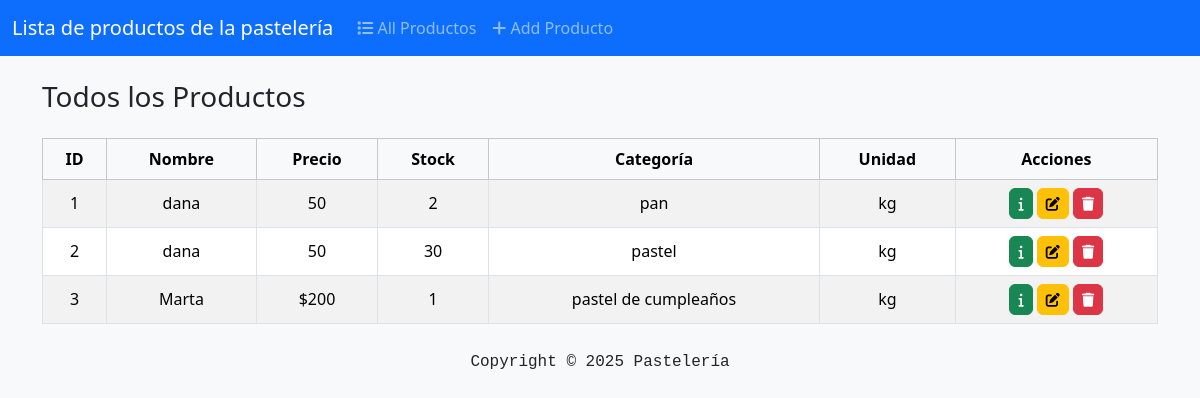
The page / on the database its author committed.
### app_productos/models.py (models this page shows, shortened)
class Producto(models.Model):
    ID_producto = models.AutoField(primary_key=True)
    nombre = models.CharField(max_length=50)
    precio = models.CharField(max_length=20)
    stock = models.PositiveIntegerField()
    categoria = models.CharField(max_length=50)
    unidad_medida = models.CharField(max_length=50, verbose_name="Unidad de Medida (Ej: kg)")

### app_productos/views.py (the view)
# urls.py: path('', views.lista_productos, name='lista_productos'),
def lista_productos(request):
    productos = Producto.objects.all()
    return render(request, 'productos/lista.html', {'productos': productos})

### app_productos/templates/productos/lista.html (shortened to what this page needs)
{% load static %}
<!DOCTYPE html>
<html lang="es">
<head>
  <link href="https://cdn.jsdelivr.net/npm/bootstrap@5.3.3/dist/css/bootstrap.min.css" rel="stylesheet">
  <link href="{% static 'css/custom.css' %}" rel="stylesheet">
  <link rel="stylesheet" href="https://cdnjs.cloudflare.com/ajax/libs/font-awesome/6.4.2/css/all.min.css">
</head>
<body class="bg-light">
<nav class="navbar navbar-expand-lg bg-primary" data-bs-theme="dark">
  <div class="container-fluid">
    <a class="navbar-brand" href="#">Lista de productos de la pastelería</a>
    <div class="collapse navbar-collapse" id="navbarColor01">
      <ul class="navbar-nav me-auto">
        <li class="nav-item">
          <a class="nav-link" href="#"><i class="fa-solid fa-list"></i> All Productos</a>
        </li>
        <li class="nav-item">
          <a class="nav-link" href="{% url 'agregar_producto' %}"><i class="fa-solid fa-plus"></i> Add Producto</a>
        </li>
      </ul>
    </div>
  </div>
</nav>
<div class="container mt-4">
  <h3 class="mb-4">Todos los Productos</h3>
  <table class="table table-striped table-bordered align-middle text-center">
    <thead class="table-light">
      <tr>
        <th>ID</th>
        <th>Nombre</th>
        <th>Precio</th>
        <th>Stock</th>
        <th>Categoría</th>
        <th>Unidad</th>
        <th>Acciones</th>
      </tr>
    </thead>
    <tbody>
      {% for p in productos %}
      <tr>
        <td>{{ p.ID_producto }}</td>
        <td>{{ p.nombre }}</td>
        <td>{{ p.precio }}</td>
        <td>{{ p.stock }}</td>
        <td>{{ p.categoria }}</td>
        <td>{{ p.unidad_medida }}</td>
        <td>
          <a href="{% url 'detalle_producto' p.ID_producto %}" class="btn btn-sm btn-success"><i class="fa-solid fa-info"></i></a>
          <a href="{% url 'editar_producto' p.ID_producto %}" class="btn btn-sm btn-warning"><i class="fa-solid fa-pen-to-square"></i></a>
          <button type="button" class="btn btn-sm btn-danger" data-bs-toggle="modal" data-bs-target="#modalEliminar{{ p.ID_producto }}">
            <i class="fa-solid fa-trash"></i>
          </button>
        </td>
      </tr>
      {% empty %}
      <tr><td colspan="7">No hay productos registrados.</td></tr>
      {% endfor %}
    </tbody>
  </table>
</div>
<footer class="text-center mt-4 mb-4">
  <samp>Copyright © 2025 Pastelería</samp>
</footer>
</body>
</html>

### static/css/custom.css (style rules this page uses)
body { background-color: #f8f9fa; }
.table th { font-weight: 600; }
.btn { border-radius: 6px; }

### rows shown on the page
Producto: ID_producto "1", nombre "dana", precio "50", stock "2", categoria "pan", unidad_medida "kg"
Producto: ID_producto "2", nombre "dana", precio "50", stock "30", categoria "pastel", unidad_medida "kg"
Producto: ID_producto "3", nombre "Marta", precio "$200", stock "1", categoria "pastel de cumpleaños", unidad_medida "kg"
